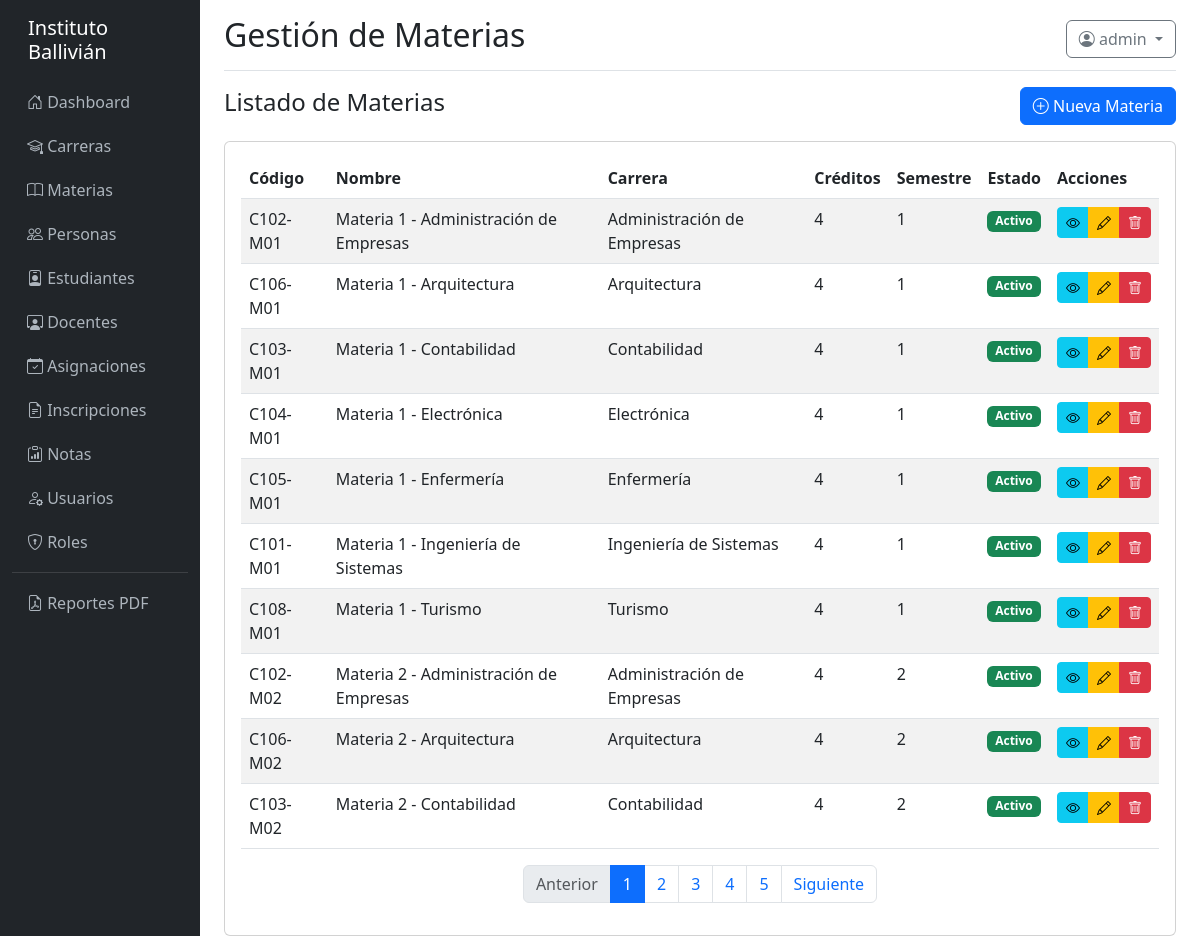
The app's page /materias/ (signed in) with its own data.
### models/__init__.py (models this page shows, shortened)
class Usuario(UserMixin, db.Model):
    __tablename__ = 'usuario'
    id = db.Column(db.Integer, primary_key=True)
    username = db.Column(db.String(100), unique=True, nullable=False)
    email = db.Column(db.String(150))
    password_hash = db.Column(db.String(255), nullable=False)
    persona_id = db.Column(db.Integer, db.ForeignKey('persona.id'))
    estudiante_id = db.Column(db.Integer, db.ForeignKey('estudiante.id'))
    docente_id = db.Column(db.Integer, db.ForeignKey('docente.id'))
    activo = db.Column(db.Boolean, default=True)
    ultimo_login = db.Column(db.DateTime)
    created_at = db.Column(db.DateTime, default=datetime.utcnow)
    updated_at = db.Column(db.DateTime, onupdate=datetime.utcnow)
    roles = db.relationship('Rol', secondary=usuario_rol, backref='usuarios')
    def tiene_permiso(self, nombre_permiso):
        for rol in self.roles:
            for permiso in rol.permisos:
                if permiso.nombre == nombre_permiso:
                    return True
        return False

class Materia(db.Model):
    __tablename__ = 'materia'
    id = db.Column(db.Integer, primary_key=True)
    codigo = db.Column(db.String(50), unique=True, nullable=False)
    nombre = db.Column(db.String(255), nullable=False)
    descripcion = db.Column(db.Text)
    carga_horaria = db.Column(db.Integer, default=0)
    horas_teoricas = db.Column(db.Integer, default=0)
    horas_practicas = db.Column(db.Integer, default=0)
    creditos = db.Column(db.Integer, default=0)
    semestre = db.Column(db.Integer)
    prerequisito_id = db.Column(db.Integer, db.ForeignKey('materia.id'))
    carrera_id = db.Column(db.Integer, db.ForeignKey('carrera.id'))
    requerido_para_semestre = db.Column(db.Boolean, default=False)
    activo = db.Column(db.Boolean, default=True)
    created_at = db.Column(db.DateTime, default=datetime.utcnow)
    updated_at = db.Column(db.DateTime, onupdate=datetime.utcnow)
    asignaciones = db.relationship('Asignacion', backref='materia', lazy=True, cascade='all, delete-orphan')

class Carrera(db.Model):
    __tablename__ = 'carrera'
    id = db.Column(db.Integer, primary_key=True)
    codigo = db.Column(db.String(30), unique=True, nullable=False)
    nombre = db.Column(db.String(255), nullable=False)
    descripcion = db.Column(db.Text)
    tipo = db.Column(db.Enum('Pregrado', 'Tecnico', 'Posgrado', 'Diplomado', 'Otro'), default='Pregrado')
    carga_horaria = db.Column(db.Integer, default=0)
    creditos = db.Column(db.Integer)
    fecha_creacion = db.Column(db.Date)
    activo = db.Column(db.Boolean, default=True)
    created_at = db.Column(db.DateTime, default=datetime.utcnow)
    updated_at = db.Column(db.DateTime, onupdate=datetime.utcnow)
    materias = db.relationship('Materia', backref='carrera', lazy=True, cascade='all, delete-orphan')
    inscripciones = db.relationship('Inscripcion', backref='carrera', lazy=True)
    asignaciones = db.relationship('Asignacion', backref='carrera', lazy=True)

### controllers/materia_controller.py (the view)
@materia_bp.route('/')
@login_required
def index():
    page = request.args.get('page', 1, type=int)
    materias = Materia.query.order_by(Materia.nombre).paginate(page=page, per_page=10, error_out=False)
    return render_template('materia/index.html', materias=materias)

### templates/materia/index.html (shortened to what this page needs)
{% extends "base.html" %}
{% block page_title %}Gestión de Materias{% endblock %}
{% block content %}
<div class="d-flex justify-content-between align-items-center mb-3">
    <h4>Listado de Materias</h4>
    {% if current_user.tiene_permiso('crear_materia') %}
    <a href="{{ url_for('materia.crear') }}" class="btn btn-primary">
        <i class="bi bi-plus-circle"></i> Nueva Materia
    </a>
    {% endif %}
</div>
<div class="card">
    <div class="card-body">
        <div class="table-responsive">
            <table class="table table-striped table-hover">
                <thead>
                    <tr>
                        <th>Código</th>
                        <th>Nombre</th>
                        <th>Carrera</th>
                        <th>Créditos</th>
                        <th>Semestre</th>
                        <th>Estado</th>
                        <th>Acciones</th>
                    </tr>
                </thead>
                <tbody>
                    {% for materia in materias.items %}
                    <tr>
                        <td>{{ materia.codigo }}</td>
                        <td>{{ materia.nombre }}</td>
                        <td>{{ materia.carrera.nombre if materia.carrera else 'N/A' }}</td>
                        <td>{{ materia.creditos }}</td>
                        <td>{{ materia.semestre if materia.semestre else 'N/A' }}</td>
                        <td>
                            {% if materia.activo %}
                                <span class="badge bg-success">Activo</span>
                            {% else %}
                                <span class="badge bg-secondary">Inactivo</span>
                            {% endif %}
                        </td>
                        <td>
                            <div class="btn-group btn-group-sm">
                                <a href="{{ url_for('materia.detalle', id=materia.id) }}" class="btn btn-info" title="Ver">
                                    <i class="bi bi-eye"></i>
                                </a>
                                {% if current_user.tiene_permiso('editar_materia') %}
                                <a href="{{ url_for('materia.editar', id=materia.id) }}" class="btn btn-warning" title="Editar">
                                    <i class="bi bi-pencil"></i>
                                </a>
                                {% endif %}
                                {% if current_user.tiene_permiso('eliminar_materia') %}
                                <button type="button" class="btn btn-danger" data-bs-toggle="modal" data-bs-target="#deleteModal{{ materia.id }}" title="Eliminar">
                                    <i class="bi bi-trash"></i>
                                </button>
                                {% endif %}
                            </div>
                        </td>
                    </tr>
                    {% else %}
                    <tr>
                        <td colspan="7" class="text-center">No hay materias registradas</td>
                    </tr>
                    {% endfor %}
                </tbody>
            </table>
        </div>
        {% if materias.pages > 1 %}
        <nav aria-label="Navegación de páginas">
            <ul class="pagination justify-content-center">
                <li class="page-item {% if not materias.has_prev %}disabled{% endif %}">
                    <a class="page-link" href="{{ url_for('materia.index', page=materias.prev_num) }}">Anterior</a>
                </li>
                {% for page_num in materias.iter_pages() %}
                    {% if page_num %}
                        <li class="page-item {% if page_num == materias.page %}active{% endif %}">
                            <a class="page-link" href="{{ url_for('materia.index', page=page_num) }}">{{ page_num }}</a>
                        </li>
                    {% else %}
                        <li class="page-item disabled"><span class="page-link">...</span></li>
                    {% endif %}
                {% endfor %}
                <li class="page-item {% if not materias.has_next %}disabled{% endif %}">
                    <a class="page-link" href="{{ url_for('materia.index', page=materias.next_num) }}">Siguiente</a>
                </li>
            </ul>
        </nav>
        {% endif %}
    </div>
</div>
{% endblock %}

### templates/base.html (shortened to what this page needs)
<!DOCTYPE html>
<html lang="es">
<head>
    <link href="https://cdn.jsdelivr.net/npm/bootstrap@5.3.0/dist/css/bootstrap.min.css" rel="stylesheet">
    <link rel="stylesheet" href="https://cdn.jsdelivr.net/npm/bootstrap-icons@1.11.0/font/bootstrap-icons.css">
</head>
<body>
    <div class="container-fluid">
        <div class="row">
            {% if current_user.is_authenticated %}
            <nav class="col-md-2 col-lg-2 d-md-block sidebar">
                <div class="position-sticky pt-3">
                    <h5 class="text-white px-3 mb-3">Instituto Ballivián</h5>
                    <ul class="nav flex-column">
                        <li class="nav-item">
                            <a class="nav-link" href="{{ url_for('main.dashboard') }}">
                                <i class="bi bi-house-door"></i> Dashboard
                            </a>
                        </li>
                        {% if current_user.tiene_permiso('ver_carreras') %}
                        <li class="nav-item">
                            <a class="nav-link" href="{{ url_for('carrera.index') }}">
                                <i class="bi bi-mortarboard"></i> Carreras
                            </a>
                        </li>
                        {% endif %}
                        {% if current_user.tiene_permiso('ver_materias') %}
                        <li class="nav-item">
                            <a class="nav-link" href="{{ url_for('materia.index') }}">
                                <i class="bi bi-book"></i> Materias
                            </a>
                        </li>
                        {% endif %}
                        {% if current_user.tiene_permiso('ver_personas') %}
                        <li class="nav-item">
                            <a class="nav-link" href="{{ url_for('persona.index') }}">
                                <i class="bi bi-people"></i> Personas
                            </a>
                        </li>
                        {% endif %}
                        {% if current_user.tiene_permiso('ver_estudiantes') %}
                        <li class="nav-item">
                            <a class="nav-link" href="{{ url_for('estudiante.index') }}">
                                <i class="bi bi-person-badge"></i> Estudiantes
                            </a>
                        </li>
                        {% endif %}
                        {% if current_user.tiene_permiso('ver_docentes') %}
                        <li class="nav-item">
                            <a class="nav-link" href="{{ url_for('docente.index') }}">
                                <i class="bi bi-person-workspace"></i> Docentes
                            </a>
                        </li>
                        {% endif %}
                        {% if current_user.tiene_permiso('ver_asignaciones') %}
                        <li class="nav-item">
                            <a class="nav-link" href="{{ url_for('asignacion.index') }}">
                                <i class="bi bi-calendar-check"></i> Asignaciones
                            </a>
                        </li>
                        {% endif %}
                        {% if current_user.tiene_permiso('ver_inscripciones') %}
                        <li class="nav-item">
                            <a class="nav-link" href="{{ url_for('inscripcion.index') }}">
                                <i class="bi bi-file-earmark-text"></i> Inscripciones
                            </a>
                        </li>
                        {% endif %}
                        {% if current_user.tiene_permiso('ver_notas') %}
                        <li class="nav-item">
                            <a class="nav-link" href="{{ url_for('nota.index') }}">
                                <i class="bi bi-clipboard-data"></i> Notas
                            </a>
                        </li>
                        {% endif %}
                        {% if current_user.tiene_permiso('ver_usuarios') %}
                        <li class="nav-item">
                            <a class="nav-link" href="{{ url_for('usuario.index') }}">
                                <i class="bi bi-person-gear"></i> Usuarios
                            </a>
                        </li>
                        {% endif %}
                        {% if current_user.tiene_permiso('ver_roles') %}
                        <li class="nav-item">
                            <a class="nav-link" href="{{ url_for('rol.index') }}">
                                <i class="bi bi-shield-lock"></i> Roles
                            </a>
                        </li>
                        {% endif %}
                        <hr class="text-white-50 my-2">
                        <li class="nav-item">
                            <a class="nav-link" href="{{ url_for('reporte.index') }}">
                                <i class="bi bi-file-earmark-pdf"></i> Reportes PDF
                            </a>
                        </li>
                    </ul>
                </div>
            </nav>
            {% endif %}
            <main class="col-md-10 ms-sm-auto col-lg-10 px-md-4">
                {% if current_user.is_authenticated %}
                <div class="d-flex justify-content-between flex-wrap flex-md-nowrap align-items-center pt-3 pb-2 mb-3 border-bottom">
                    <h1 class="h2">{% block page_title %}Dashboard{% endblock %}</h1>
                    <div class="btn-toolbar mb-2 mb-md-0">
                        <div class="dropdown">
                            <button class="btn btn-outline-secondary dropdown-toggle" type="button" id="userDropdown" data-bs-toggle="dropdown">
                                <i class="bi bi-person-circle"></i> {{ current_user.username }}
                            </button>
                        </div>
                    </div>
                </div>
                {% endif %}
                {% block content %}{% endblock %}
            </main>
        </div>
    </div>
</body>
</html>

### templates/base.html (style rules this page uses)
.sidebar { min-height: 100vh; background-color: #212529; }
.sidebar a { color: #adb5bd; text-decoration: none; padding: 10px 15px; display: block; }

### records on screen
Usuario: username "admin"
Materia: codigo "C102-M01", nombre "Materia 1 - Administración de Empresas", carrera "Administración de Empresas", creditos "4", semestre "1", activo "Activo"
Materia: codigo "C106-M01", nombre "Materia 1 - Arquitectura", carrera "Arquitectura", creditos "4", semestre "1", activo "Activo"
Materia: codigo "C103-M01", nombre "Materia 1 - Contabilidad", carrera "Contabilidad", creditos "4", semestre "1", activo "Activo"
Materia: codigo "C104-M01", nombre "Materia 1 - Electrónica", carrera "Electrónica", creditos "4", semestre "1", activo "Activo"
Materia: codigo "C105-M01", nombre "Materia 1 - Enfermería", carrera "Enfermería", creditos "4", semestre "1", activo "Activo"
Materia: codigo "C101-M01", nombre "Materia 1 - Ingeniería de Sistemas", carrera "Ingeniería de Sistemas", creditos "4", semestre "1", activo "Activo"
Materia: codigo "C108-M01", nombre "Materia 1 - Turismo", carrera "Turismo", creditos "4", semestre "1", activo "Activo"
Materia: codigo "C102-M02", nombre "Materia 2 - Administración de Empresas", carrera "Administración de Empresas", creditos "4", semestre "2", activo "Activo"
Materia: codigo "C106-M02", nombre "Materia 2 - Arquitectura", carrera "Arquitectura", creditos "4", semestre "2", activo "Activo"
Materia: codigo "C103-M02", nombre "Materia 2 - Contabilidad", carrera "Contabilidad", creditos "4", semestre "2", activo "Activo"

### other values on screen
{{ page_num }} "1" "2" "3" "4" "5"
